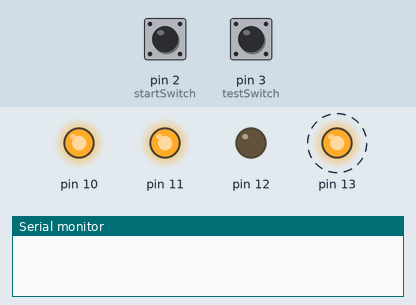
Recording of a sketch running on a simulated Arduino Uno, built with avr-gcc and run on an emulated ATmega328P. Shown: output pins drawn as LEDs (lit = HIGH), the last lines printed to the serial monitor. Dashed ring = blinking. The test bench sets the inputs (shaded band); at power-on: pin 2 (startSwitch) HIGH, pin 3 (testSwitch) HIGH.

Above: at 1.25 s.
1.3 s: pin 2 (startSwitch) pulled LOW for 0.15 s
At 1.7 s:
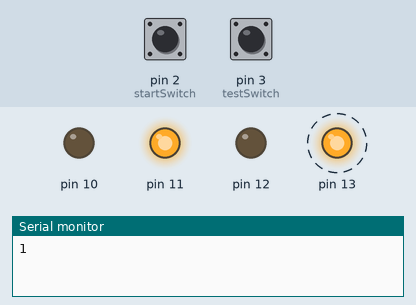
4.3 s: pin 3 (testSwitch) pulled LOW for 0.15 s
At 4.5 s:
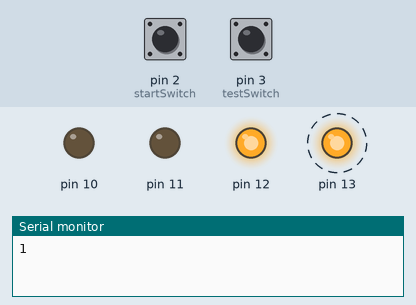
7.3 s: pin 2 (startSwitch) pulled LOW for 1 s
At 7.7 s:
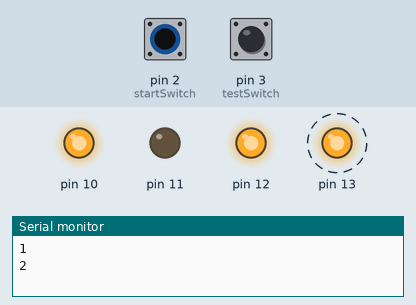
10.3 s: pin 2 (startSwitch) pulled LOW for 3.2 s
At 10.5 s:
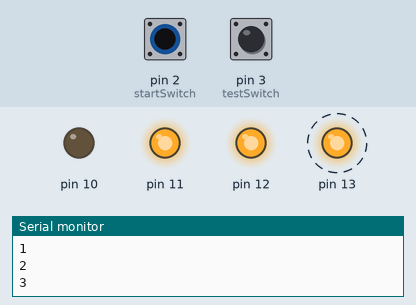
15.0 s: pin 3 (testSwitch) pulled LOW for 1 s
At 15.1 s:
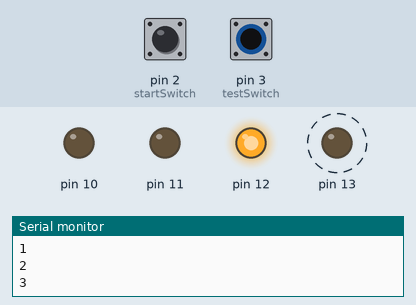
Timing chart, 0 to 19.0 s (numbered marks = the images above; inputs shaded):
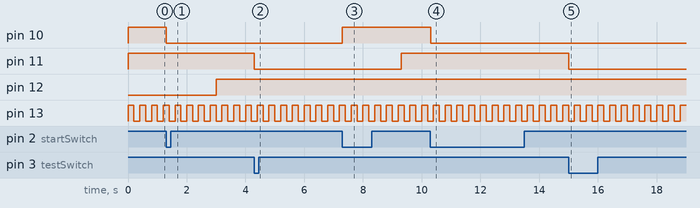

Measured:
- after the input at 1.3 s, pin 10: HIGH → LOW at once
- after the input at 4.3 s, pin 11: HIGH → LOW at once
- after the input at 7.3 s, pin 10: LOW → HIGH at once
- after the input at 10.3 s, pin 10: HIGH → LOW at once
- after the input at 15.0 s, pin 11: HIGH → LOW at once
- by itself, pin 13: alternates HIGH for 0.20 s and LOW for 0.20 s

The sketch:

Arduino_Timer.ino
```cpp
//Blink without Delay skeleton
//4 examples demonstrated


//LED wiring options
//=============================================
//Depending which way your LEDs are wired, uncomment the next line.
//#define PlusEqualsON

#ifdef PlusEqualsON
//wired so +5V turns LED ON
#define ledON  HIGH
#define ledOFF LOW
//=========================
#else
//wired so +5V turns LED OFF
#define ledON  LOW
#define ledOFF HIGH
//=========================
#endif

//switch wiring options
//=============================================
//Depending which way your switches are wired, uncomment the next line.
#define PushEqualsLOW

#ifdef PushEqualsLOW
//pushing the switch makes pin LOW
#define Pushed   LOW
#define Released HIGH
//=========================
#else
//pushing the switch makes pin HIGH
#define Pushed   HIGH
#define Released LOW
//=========================
#endif

//=============================================
unsigned long currentMillis;
unsigned long pin13Millis;
unsigned long pin12Millis;
unsigned long pin11Millis;
unsigned long SwitchMillis;

//if these are not changed in the sketch, they can be const
unsigned long debounceMillis = 100UL;     //100ms
unsigned long ledOnTime      = 5*1000UL;  //5 seconds

byte laststartSwitchState    = HIGH;
byte buttonState             = HIGH;
byte counter                 = 0;

//the following are enable/disable flags
//some of these might not be used in this sketch
boolean flag13 = true;
boolean flag12 = true;
boolean flag11 = true;
boolean flag10 = true;

const byte startSwitch = 2; //pushed = LOW
const byte testSwitch  = 3; //pushed = LOW

//**********************************************************************

void setup()
{
  Serial.begin(9600);

  digitalWrite(13,ledOFF);
  pinMode(13, OUTPUT);

  digitalWrite(12,ledOFF);
  pinMode(12, OUTPUT);

  digitalWrite(11,ledOFF);
  pinMode(11, OUTPUT);

  digitalWrite(10,ledOFF);
  pinMode(10, OUTPUT);

  pinMode(startSwitch, INPUT_PULLUP); //pushed = LOW
  pinMode(testSwitch,  INPUT_PULLUP); //pushed = LOW

} //  >>>>>>>>>>>>>> E N D  O F  s e t u p ( ) <<<<<<<<<<<<<<<<<

void loop()
{
  //save the current time
  currentMillis = millis();

  //************************************* E x a m p l e  1
  //toggle pin 13 every 200mS
  //has 200ms or more gone by?
  if (currentMillis - pin13Millis >= 200UL)
  {
    //code here runs every 200ms
    //get ready for next iteration
    pin13Millis = pin13Millis + 200UL;
    //toggle pin 13
    digitalWrite(13,!digitalRead(13));
  }

  //************************************* E x a m p l e  2
  //at power up, pin 12 LED goes ON, after 3 seconds goes OFF and stays OFF
  //could be used as a powerup reset signal
  if (flag12 == true && currentMillis - pin12Millis <= 3000UL)
  {
    //code here runs for 3 seconds after power up, then stops
    digitalWrite(12,ledON);
  }
  else
  {
    digitalWrite(12,ledOFF);
    //disable further pin 12 control
    flag12 = false;
  }

  //************************************* E x a m p l e  3
  //if testSwitch is pushed and released
  //pin 11 LED goes ON for 5 seconds, then goes OFF
  buttonState = digitalRead(testSwitch);

  //are we are allowed to check the switch and is it pressed?
  if(flag11 == true && buttonState == Pushed)
  {
    //enable timing of LED on pin 11
    flag11 = false; //false --> timing is enabled
    //turn LED ON
    digitalWrite(11,ledON);
    //record the time LED turned ON
    pin11Millis = currentMillis;
  }

  //are we allowed and is it time to control pin 11
  if (flag11 == false && currentMillis - pin11Millis >= ledOnTime)
  {
    //if enabled, code here runs after ledOnTime ms goes by
    digitalWrite(11,ledOFF);
    //allow switch press detection again
    flag11 = true; //true --> switch monitoring is enabled
  }

  //************************************* E x a m p l e  4
  //is it time to check the switches?
  //in particular, pushing startSwitch will turn ON/OFF (toggle) an output pin 10
  //is it time to check the switches
  if (currentMillis - SwitchMillis >= debounceMillis)
  {
    //code here runs every debounceMillis ms
    //get ready for the next iteration
    SwitchMillis += debounceMillis;
    //go and check the switches
    checkSwitches();
  }

  //*********************************
  //put other non-blocking stuff here
  //*********************************

} //  >>>>>>>>>>>>>> E N D  O F  l o o p ( ) <<<<<<<<<<<<<<<<<


//======================================================================
//                      F U N C T I O N S
//======================================================================


//****************** c h e c k S w i t c h e s ( ) *********************
//switches are checked every debounceValue milli seconds
//no minimum switch press time is validated with this code (i.e. No glitch filter)
void checkSwitches()
{
  //re-usable for all the switches
  boolean thisState;

  //************************************* E x a m p l e  Push ON push OFF (toggle)
  //check if this switch has changed state
  thisState = digitalRead(startSwitch);
  if (thisState != laststartSwitchState)
  {
    //update the switch state
    laststartSwitchState = thisState;

    //this switch position has changed so do some stuff

    //"HIGH condition code"
    //switch went from LOW to HIGH
    if(thisState == HIGH)
    {
      //Do some HIGH switch stuff here
    }

    //"LOW condition code"
    //switch went from HIGH to LOW
    else
    {
      //Do some LOW switch stuff here
      digitalWrite(10, !digitalRead(10));
      //print number of pushes
      counter++;
      Serial.println(counter);
    }

  } //END of startSwitch code

  //*****************************************
  //similar code for other switches goes here
  //*****************************************

} //END of checkSwitches()

//**********************************************************************

//======================================================================
//                      E N D  O F  C O D E
//======================================================================
```
